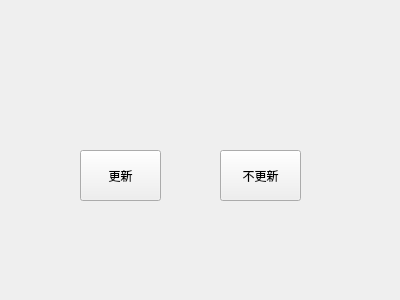
<?xml version="1.0" encoding="UTF-8"?>
<ui version="4.0">
 <class>UpdateWidget</class>
 <widget class="QWidget" name="UpdateWidget">
  <property name="geometry">
   <rect>
    <x>0</x>
    <y>0</y>
    <width>400</width>
    <height>300</height>
   </rect>
  </property>
  <property name="windowTitle">
   <string>Form</string>
  </property>
  <widget class="QToolButton" name="update">
   <property name="geometry">
    <rect>
     <x>80</x>
     <y>150</y>
     <width>81</width>
     <height>51</height>
    </rect>
   </property>
   <property name="text">
    <string>更新</string>
   </property>
  </widget>
  <widget class="QToolButton" name="cancel">
   <property name="geometry">
    <rect>
     <x>220</x>
     <y>150</y>
     <width>81</width>
     <height>51</height>
    </rect>
   </property>
   <property name="text">
    <string>不更新</string>
   </property>
  </widget>
 </widget>
 <resources/>
 <connections/>
</ui>
